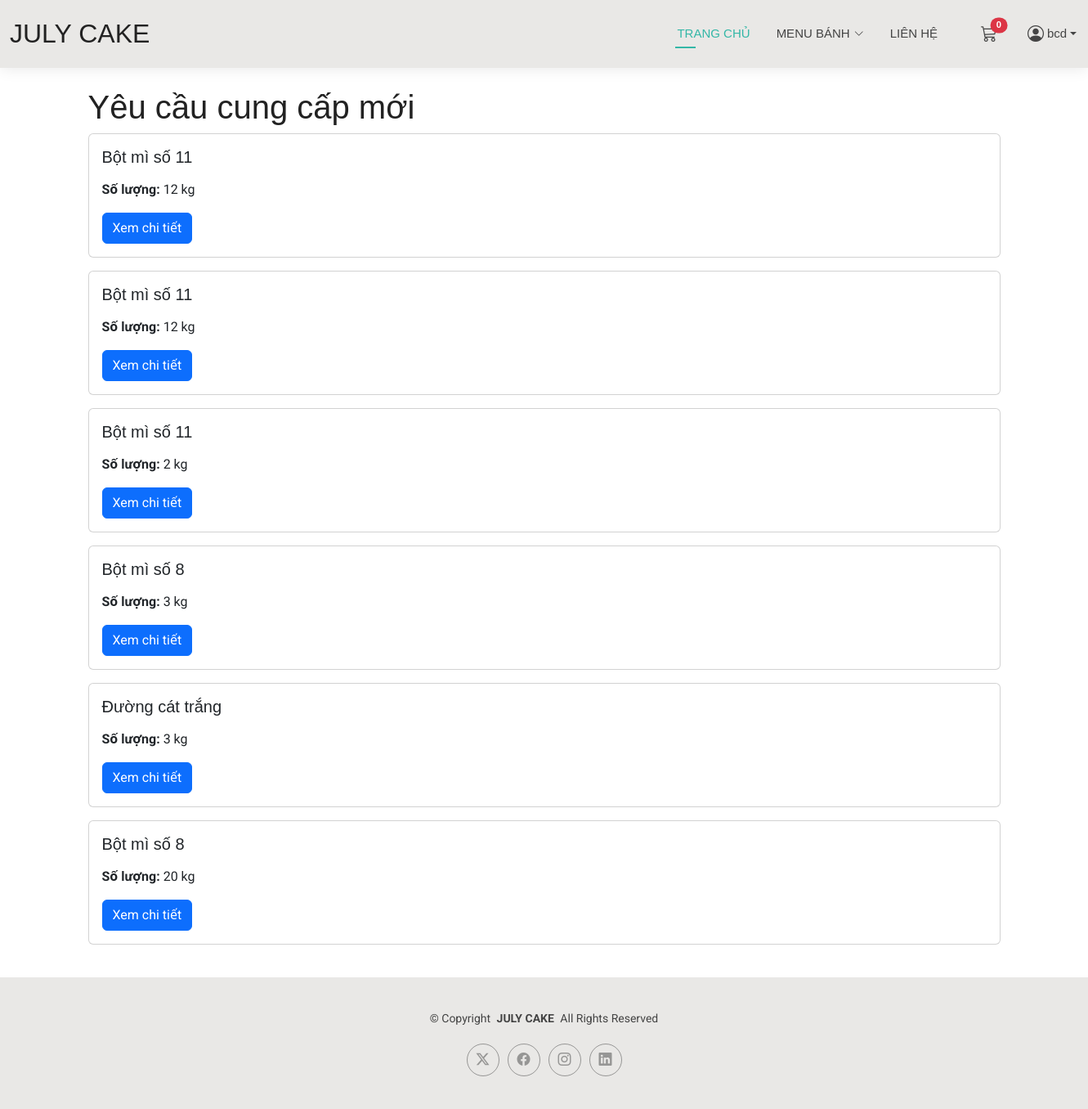
The page /suppliers/requests/ (signed in) on the database its author committed.
### suppliers/models.py (models this page shows)
class OrderRequest(models.Model):
    class Status(models.TextChoices):
        OPEN = "OPEN", "Đang mở – chờ nhà cung cấp báo giá"
        SELECTED = "SELECTED", "Đã chọn nhà cung cấp"
        IN_DELIVERY = "IN_DELIVERY", "Đang giao hàng"
        COMPLETED = "COMPLETED", "Hoàn tất"
        CANCELLED = "CANCELLED", "Đã hủy"
    ingredient = models.ForeignKey(
        "dashboard.Ingredient",
        on_delete=models.CASCADE,
        related_name="order_requests"
    )
    title = models.CharField(max_length=255)
    quantity = models.PositiveIntegerField(default=1)
    unit = models.CharField(max_length=20)
    note = models.TextField(blank=True)
    status = models.CharField(max_length=30, choices=Status.choices)
    created_by = models.ForeignKey(User, on_delete=models.CASCADE)
    created_at = models.DateTimeField(auto_now_add=True)

### suppliers/views.py (the view)
# urls.py: path("requests/", views.requests_list, name="requests_list"),
@login_required
def requests_list(request):
    qs = OrderRequest.objects.filter(status=OrderRequest.Status.OPEN)
    return render(request, "suppliers/requests_list.html", {"requests": qs})

### cart/context_processors.py (called while the page is built)
def cart_count(request):
    if getattr(request, 'user', None) and request.user.is_authenticated:
        total = CartItem.objects.filter(cart__user=request.user).aggregate(total=Sum('quantity'))['total'] or 0
    else:
        cart = request.session.get('cart', {})
        try:
            total = sum(int(item.get('quantity', 0) or 0) for item in cart.values())
        except Exception:
            total = 0
    return {'cart_count': int(total)}

### suppliers/templates/suppliers/requests_list.html (shortened to what this page needs)
{% extends "base.html" %}
{% block content %}
  <div class="container py-4">
    <h1>Yêu cầu cung cấp mới</h1>
    {% for r in requests %}
      <div class="card mb-3">
        <div class="card-body">
          <h5 class="card-title">{{ r.title }}</h5>
          <p class="card-text"><strong>Số lượng:</strong> {{ r.quantity }} {{ r.unit }}</p>
          <a href="{% url 'suppliers:request_detail' r.pk %}" class="btn btn-primary">Xem chi tiết</a>
        </div>
      </div>
    {% empty %}
      <p>Không có yêu cầu mới.</p>
    {% endfor %}
  </div>
{% endblock %}

### templates/base.html (shortened to what this page needs)
{% load static %}
<!DOCTYPE html>
<html lang="en">
<head>
  <link href="{% static 'assets/vendor/bootstrap/css/bootstrap.min.css' %}" rel="stylesheet">
  <link href="{% static 'assets/vendor/bootstrap-icons/bootstrap-icons.css' %}" rel="stylesheet">
  <link href="{% static 'assets/vendor/aos/aos.css' %}" rel="stylesheet">
  <link href="{% static 'assets/vendor/swiper/swiper-bundle.min.css' %}" rel="stylesheet">
  <link href="{% static 'assets/vendor/glightbox/css/glightbox.min.css' %}" rel="stylesheet">
  <link href="{% static 'assets/css/main.css' %}" rel="stylesheet">
</head>
<body>
<header id="header" class="header d-flex align-items-center light-background sticky-top">
  <div class="container-fluid position-relative d-flex align-items-center justify-content-between">
    <a href="{% url 'home:index' %}" class="logo d-flex align-items-center me-auto me-xl-0">
      <h1 class="sitename">JULY CAKE</h1>
    </a>
    <nav id="navmenu" class="navmenu">
      <ul>
        <li><a href="{% url 'home:index' %}" class="active">TRANG CHỦ</a></li>
        <li class="dropdown">
          <a href="{% url 'products:list' %}"><span>MENU BÁNH</span> <i class="bi bi-chevron-down toggle-dropdown"></i></a>
        </li>
        <li><a href="{% url 'home:contact' %}">LIÊN HỆ</a></li>
        <li class="ms-3">
          <a href="{% url 'cart:detail' %}" class="position-relative">
            <i class="bi bi-cart3 fs-5"></i>
            <span class="position-absolute top-0 start-100 translate-middle badge rounded-pill bg-danger">
              {% if cart_count %}{{ cart_count }}{% else %}0{% endif %}
            </span>
          </a>
        </li>
        {% if user.is_authenticated %}
         <li class="nav-item dropdown">
              <a class="nav-link dropdown-toggle d-flex align-items-center" href="#" id="userDropdown" role="button" data-bs-toggle="dropdown" aria-expanded="false">
                <i class="bi bi-person-circle fs-5 me-1"></i>
                {{ user.username }}
              </a>
            </li>
        {% else %}
          <li class="ms-3">
            <a href="{% url 'home:login' %}"> Đăng nhập</a>
          </li>
        {% endif %}
      </ul>
    </nav>
  </div>
</header>
{% block content %}
{% endblock %}
<footer id="footer" class="footer light-background">
  <div class="container">
    <div class="copyright text-center">
      <p>© <span>Copyright</span> <strong class="px-1 sitename">JULY CAKE</strong> <span>All Rights Reserved<br></span></p>
    </div>
    <div class="social-links d-flex justify-content-center">
      <a href=""><i class="bi bi-twitter-x"></i></a>
      <a href="https://www.facebook.com/TiemminhlaJulycake"><i class="bi bi-facebook"></i></a>
      <a href="https://www.instagram.com/tiemminhlajulycake/"><i class="bi bi-instagram"></i></a>
      <a href=""><i class="bi bi-linkedin"></i></a>
    </div>
  </div>
</footer>
</body>
</html>

### first_project/static/assets/css/main.css (style rules this page uses)
:root { --default-font: "Roboto", system-ui, -apple-system, "Segoe UI", Roboto, "Helvetica Neue", Arial, "Noto Sans", "Liberation Sans", sans-serif, "Apple Color Emoji", "Segoe UI Emoji", "Segoe UI Symbol", "Noto Color Emoji"; --heading-font: "Raleway", sans-serif; --nav-font: "Poppins", sans-serif; }
:root { --background-color: #ffffff; --default-color: #444444; --heading-color: #222222; --accent-color: #34b7a7; --surface-color: #ffffff; --contrast-color: #ffffff; }
:root { --nav-color: #444444; --nav-hover-color: #34b7a7; --nav-mobile-background-color: #ffffff; --nav-dropdown-background-color: #ffffff; --nav-dropdown-color: #444444; --nav-dropdown-hover-color: #34b7a7; }
.light-background { --background-color: #e9e8e6; --surface-color: #ffffff; }
:root { scroll-behavior: smooth; }
body { color: var(--default-color); background-color: var(--background-color); font-family: var(--default-font); }
a { color: var(--accent-color); text-decoration: none; transition: 0.3s; }
h1, h2, h3, h4, h5, h6 { color: var(--heading-color); font-family: var(--heading-font); }
.header { color: var(--default-color); background-color: var(--background-color); padding: 15px 0; transition: all 0.5s; z-index: 997; box-shadow: 0px 0 18px rgba(0, 0, 0, 0.1); }
.header .logo { line-height: 1; }
.header .logo h1 { font-size: 32px; margin: 0; font-weight: 300; text-transform: uppercase; color: var(--heading-color); }
@media (min-width: 1200px) { .navmenu { padding: 0; } }
@media (min-width: 1200px) { .navmenu ul { margin: 0; padding: 0; display: flex; list-style: none; align-items: center; } }
@media (min-width: 1200px) { .navmenu li { position: relative; } }
@media (min-width: 1200px) { .navmenu>ul>li { white-space: nowrap; padding: 15px 14px; } }
@media (min-width: 1200px) { .navmenu>ul>li:last-child { padding-right: 0; } }
@media (min-width: 1200px) { .navmenu a, .navmenu a:focus { color: var(--nav-color); font-size: 15px; padding: 0 2px; font-family: var(--nav-font); font-weight: 400; display: flex; align-items: center; justify-content: space-between; white-space: nowrap; transition: 0.3s; position: relative; } }
@media (min-width: 1200px) { .navmenu a i, .navmenu a:focus i { font-size: 12px; line-height: 0; margin-left: 5px; transition: 0.3s; } }
@media (min-width: 1200px) { .navmenu>ul>li>a:before { content: ""; position: absolute; height: 2px; bottom: -6px; left: 0; background-color: var(--nav-hover-color); visibility: hidden; width: 0px; transition: all 0.3s ease-in-out 0s; } }
@media (min-width: 1200px) { .navmenu a:hover:before, .navmenu li:hover>a:before, .navmenu .active:before { visibility: visible; width: 25px; } }
@media (min-width: 1200px) { .navmenu li:hover>a, .navmenu .active, .navmenu .active:focus { color: var(--nav-hover-color); } }
.footer { color: var(--default-color); background-color: var(--background-color); font-size: 14px; padding: 40px 0; position: relative; }
.footer .copyright p { margin-bottom: 0; }
.footer .social-links { margin-top: 20px; }
.footer .social-links a { display: flex; align-items: center; justify-content: center; width: 40px; height: 40px; border-radius: 50%; border: 1px solid color-mix(in srgb, var(--default-color), transparent 50%); font-size: 16px; color: color-mix(in srgb, var(--default-color), transparent 50%); margin: 0 5px; transition: 0.3s; }

### rows shown on the page
OrderRequest: title "Bột mì số 11", quantity "12", unit "kg"
OrderRequest: title "Bột mì số 11", quantity "12", unit "kg"
OrderRequest: title "Bột mì số 11", quantity "2", unit "kg"
OrderRequest: title "Bột mì số 8", quantity "3", unit "kg"
OrderRequest: title "Đường cát trắng", quantity "3", unit "kg"
OrderRequest: title "Bột mì số 8", quantity "20", unit "kg"

### other values the page prints
{{ user.username }} "bcd"
